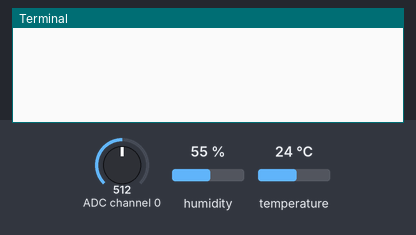
The program below on a simulated Raspberry Pi (BCM pin numbers). On the bench: the last lines printed to the terminal. The inputs (shaded band) are chosen by the test bench; at power-on: ADC channel 0 = 512, temperature 24 °C, humidity 55 % (analog values on the 0–1023 scale). Files the program writes start out absent.

Above: at 1.2 s.
1.3 s: ADC channel 0 set to 240
At 5.5 s:
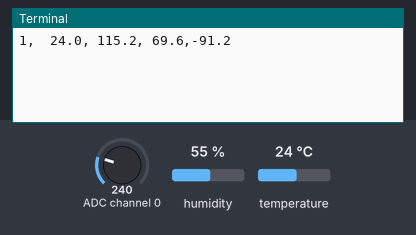
10.0 s: ADC channel 0 set to 222
At 17.3 s:
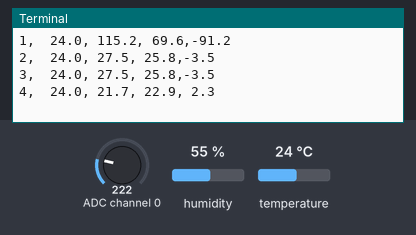
18.5 s: ADC channel 0 set to 162
At 22.4 s:
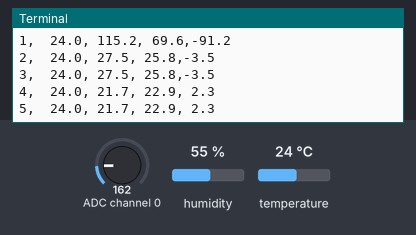
23.8 s: ADC channel 0 set to 143
At 30.3 s:
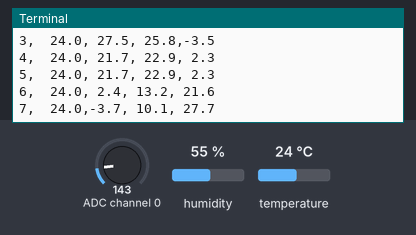
31.2 s: temperature set to 12 °C
At 35.4 s:
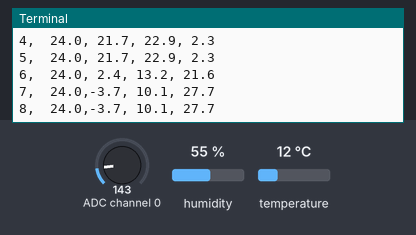
36.5 s: ADC channel 0 set to 130
At 39.4 s:
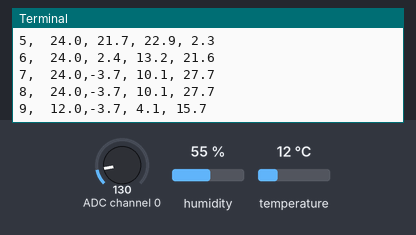
41.8 s: ADC channel 0 set to 109
Timing chart, 0 to 44.8 s (numbered marks = the images above; inputs shaded):
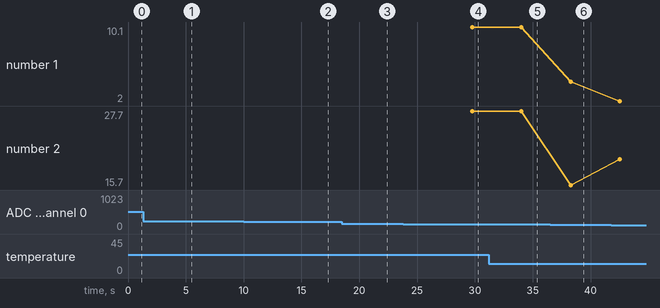

Measured:
- the behaviour switches between 230 and 229 on ADC channel 0 (found by bisection; images 1 and 2)
- the behaviour switches between 155 and 154 on ADC channel 0 (found by bisection; images 3 and 4)
- after the input at 10.0 s, the terminal: prints a new line after 7.0 s (image 2)
- after the input at 23.8 s, the terminal: prints a new line after 6.0 s (image 4)

The program:

dht_en_tmp_tekstbestand.py
```python
from gpiozero import MCP3008
from time import sleep
import time
import board
import adafruit_dht
dhtDevice = adafruit_dht.DHT11(board.D18)
teller = 0
while True:
    Digi_waarde = MCP3008(channel = 0)
    spannings_waarde = (Digi_waarde.value / 1) * 3.3
    sleep(1)
    temp =  (spannings_waarde - 0.5) / 0.01
    try:
        temperature_c = dhtDevice.temperature
    except RuntimeError as error:
        print(error.args[0])
        time.sleep(2.0)
        continue
    except Exception as error:
        dhtDevice.exit()
        raise error
    time.sleep(3.0)
    teller = teller + 1
    gemm_temp = (temperature_c + temp) / 2
    verschil = temperature_c - temp
    f=open("waardes DHT en TMP36.csv","a")
    print(f"{teller}, {temperature_c: .1f},{temp: .1f},{gemm_temp: .1f},{verschil: .1f} ")
    f.write(f"{teller},{temperature_c: .1f},{temp: .1f},{gemm_temp: .1f},{verschil: .1f} ")
    f.write("\n")

    f.close()
```
